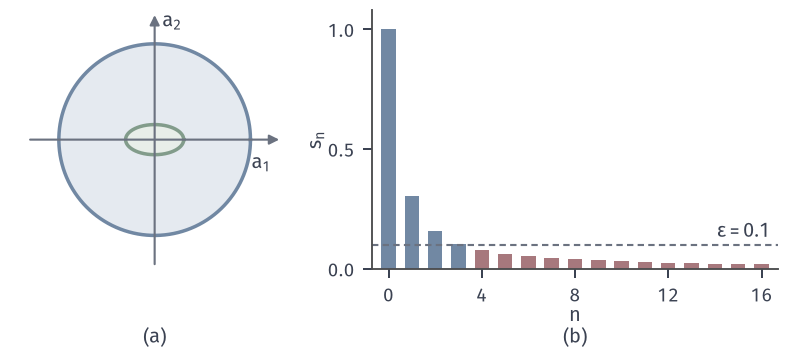

Here is the Python script that generated this plot:
from pathlib import Path
import sys
ROOT = next(p for p in Path(__file__).resolve().parents if (p/"build.sh").is_file() and (p/"tex/book.tex").is_file())
sys.path.insert(0, str(ROOT/"figures/00-shared/mathematical-preliminaries-upper/00-shared/comprehension-figures"))
from support import figure, save, BLUE, GREEN, YELLOW, RED, PURPLE, INK, MUTED, GRID, BLUE_FILL, GREEN_FILL, YELLOW_FILL, RED_FILL, PURPLE_FILL
import numpy as np
def panel_labels(fig, axes, y=.02):
    for ax, s in zip(axes, "(a) (b) (c) (d)".split()):
        q = ax.get_position(); fig.text((q.x0+q.x1)/2, y, s, ha="center", va="bottom")

# Unit ball of H^1(0,1) in cosine coordinates: semi-axis s_n=(1+pi^2 n^2)^(-1/2). s_1=.3033, s_2=.1572; tail below .1 from n=4.
s = lambda n: (1+np.pi**2*n**2)**-.5
fig, axes = figure(width_mm=112, height_mm=50, ncols=2, gridspec_kw={'width_ratios': [1, 1.55]})
fig.set_layout_engine(None); fig.subplots_adjust(left=.03, right=.98, top=.97, bottom=.24, wspace=.26)
ax = axes[0]; th = np.linspace(0, 2*np.pi, 400)
ax.fill(np.cos(th), np.sin(th), color=BLUE_FILL, lw=0); ax.plot(np.cos(th), np.sin(th), color=BLUE, lw=1.4)
ax.fill(s(1)*np.cos(th), s(2)*np.sin(th), color=GREEN_FILL, lw=0); ax.plot(s(1)*np.cos(th), s(2)*np.sin(th), color=GREEN, lw=1.4)
ax.annotate('', xy=(1.3, 0), xytext=(-1.3, 0), arrowprops=dict(arrowstyle='-|>', color=MUTED, lw=.85, shrinkA=0, shrinkB=0))
ax.annotate('', xy=(0, 1.3), xytext=(0, -1.3), arrowprops=dict(arrowstyle='-|>', color=MUTED, lw=.85, shrinkA=0, shrinkB=0))
ax.text(1.22, -.3, '$a_1$', ha='right'); ax.text(.08, 1.18, '$a_2$', ha='left')
ax.set_aspect('equal'); ax.set_xlim(-1.35, 1.35); ax.set_ylim(-1.35, 1.35); ax.axis('off')
ax = axes[1]; n = np.arange(0, 17); v = s(n)
ax.bar(n[:4], v[:4], width=.62, color=BLUE, lw=0); ax.bar(n[4:], v[4:], width=.62, color=RED, lw=0)
ax.axhline(.1, color=MUTED, lw=.85, ls=(0, (3, 2))); ax.text(16.4, .13, r'$\varepsilon=0.1$', ha='right')
ax.set_xlim(-.7, 16.7); ax.set_ylim(0, 1.08); ax.set_xticks([0, 4, 8, 12, 16]); ax.set_yticks([0, .5, 1]); ax.set_xlabel('$n$', labelpad=0); ax.set_ylabel('$s_n$', labelpad=1)
q0, q1 = axes[0].get_position(), axes[1].get_position()
fig.text((q0.x0+q0.x1)/2, .02, '(a)', ha='center', va='bottom'); fig.text((q1.x0+q1.x1)/2, .02, '(b)', ha='center', va='bottom')
save(fig, Path(__file__).resolve().parent, 'figure', {'formula': 's_n=(1+pi^2 n^2)^(-1/2)'})
